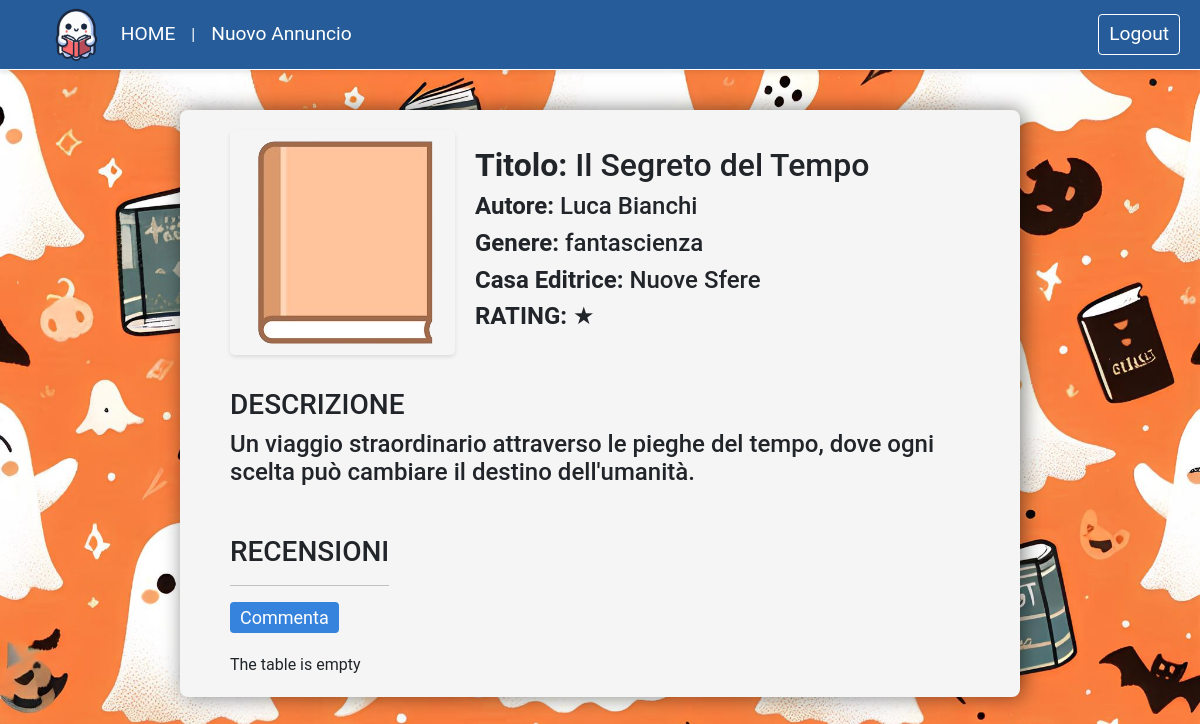
The app's page /pagina_libro.php?id_libro=2 with its own data.
### tables this page shows
CREATE TABLE `info_libri` (
  `id_info_libro` int(11) NOT NULL,
  `titolo` varchar(50) NOT NULL,
  `autore` varchar(50) NOT NULL,
  `genere` varchar(50) NOT NULL,
  `descrizione` varchar(1024) NOT NULL,
  `src` varchar(100) NOT NULL DEFAULT 'generic.png',
  `rating` double DEFAULT NULL,
  `casa_editrice` varchar(50) NOT NULL
);

### pagina_libro.php (the view, shortened to what this page needs)
<!doctype html>
<html>
<head>
<link href="https://cdn.jsdelivr.net/npm/bootstrap@5.0.2/dist/css/bootstrap.min.css" rel="stylesheet">
<link href="stylesheet/nav.css" rel="stylesheet" type="text/css">
<link rel="stylesheet" href="stylesheet/pagina_libro.css">
</head>
<?php
$id_libro= $_GET['id_libro'];
$servername = "localhost";
$username = "root";
$pw = "";
$dbname = "booook";
$conn = new mysqli($servername, $username, $pw, $dbname);
?>
<body>
<?php include "navbar.php"?>
<?php
  $sql = "SELECT * FROM info_libri WHERE id_info_libro = $id_libro";
  $result= $conn->query($sql);
  if($result->num_rows >0)
{
  echo "<div id='wrapper'>";
  while($row= $result->fetch_assoc())
  {
   echo "<div class='info'>";
   echo "<img id='book-img' src='images/book_covers/" . $row['src'] . "'>";
   echo "<div class='text'>";
   echo "<h2><b>Titolo: </b>".$row['titolo']."</h2>";
   echo "<h4><b>Autore: </b>".$row['autore']."</h4>";
   echo "<h4><b>Genere: </b>".$row['genere']."</h4>";
   echo "<h4><b>Casa Editrice: </b>".$row['casa_editrice']."</h4>";
   echo "<h4><b>RATING: </b>".$row['rating']." ★</h3>";
   echo "</div>";
   echo "</div>";
   echo "<h3>DESCRIZIONE</h3>";
   echo "<h4>".$row['descrizione']."</h4>";
  }
} else{
  echo "The table is empty";
}
$sql = "SELECT * FROM commenti
        JOIN utenti ON commenti.fk_id_utente= utenti.id_utente
        WHERE fk_id_info_libro = $id_libro";
$result= $conn->query($sql);
if($result->num_rows >0)
{
  echo "<form action='form_recensione.php' method= 'post' class='comment-form'>
  <div style='text-align: right;'>
  <input type='submit' name='invio' value='Commenta'>
  </div>
  </form>";
  while($row= $result->fetch_assoc())
  {
  echo "<h3><b>".$row["nome"]." ".$row["cognome"]."</b> Rating di <b>".$row["rating"]." ★</b></h3>";
  echo "<h4>".$row["testo"]."</h4>";
  echo "<hr></hr>";
  }
} else{
  echo "<div id='review-header'>";
  echo "<h3>RECENSIONI</h3>";
  echo "<hr></hr>";
  echo "<form action='form_recensione.php' method= 'post'>
     <input type ='submit' name='invio' value='Commenta' class='postButton'/>
     </form>";
  echo "</div>";
  echo "The table is empty";
}
echo "</div>";
?>
</body>

### stylesheet/pagina_libro.css (style rules this page uses)
body { margin: 0; padding: 0; padding-top: 70px; font-family: 'Roboto', sans-serif; background-color: #f4f4f4; background-image: url("../images/backgrounds/home.jpeg"); background-size: cover; }
#book-img { max-width: 100%; height: auto; box-shadow: 0 2px 4px rgba(0, 0, 0, 0.1); border-radius: 5px; }
#review-header { justify-content: space-between; align-items: center; margin-right: 50px; }
.info { display: flex; align-items: center; flex-direction: row; }
.text { padding-left: 20px; }
#wrapper { padding: 20px 50px; width: 70%; height: 100%; margin: 40px auto; border-radius: 8px; display: flex; flex-direction: column; justify-content: center; align-items: start; background-color: #f5f5f5; box-shadow: 3px 0px 20px 0 rgba(0, 0, 0, 0.5); }
input[type="submit"] { margin-bottom: 20px; padding: 2px 10px; background-color: #3583dc; border: none; border-radius: 4px; color: #ffffff; font-size: 18px; cursor: pointer; transition: 0.15s; }

### records on screen
info_libri: src (picture), titolo "Il Segreto del Tempo", autore "Luca Bianchi", genere "fantascienza", casa_editrice "Nuove Sfere", descrizione "Un viaggio straordinario attraverso le pieghe del tempo, dove ogni scelta può cambiare il destino dell'umanità."
